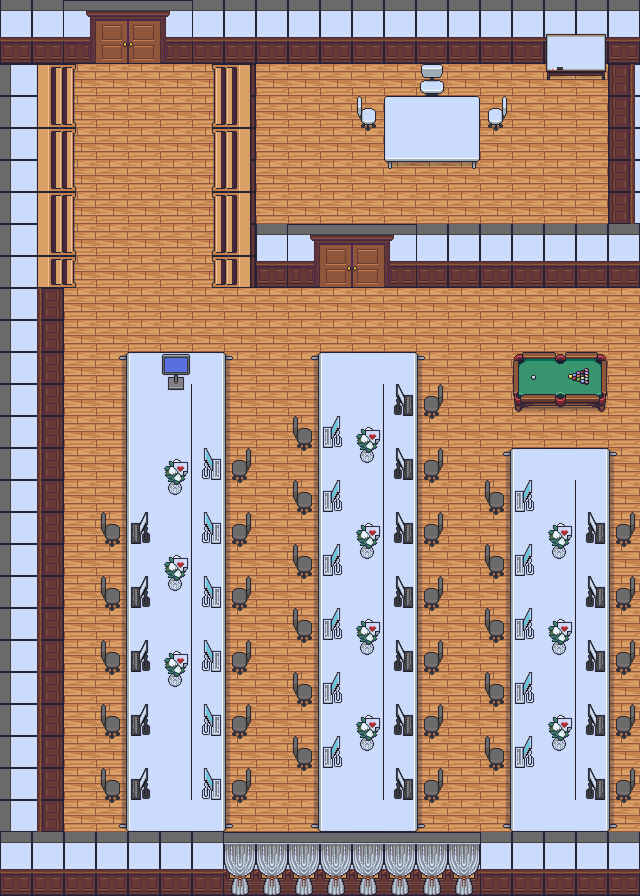

Below is a game level as drawn by its tile map, then a one-line description and the .tmx that defines it (tile-layer data replaced by summaries):
An orthogonal 20x28 tile map with 32x32 px tiles, 7 tile layers (Floor, Wall, LockDoor, Desk, ...), 2 tilesets.

<map version="1.8" tiledversion="1.8.5" orientation="orthogonal" renderorder="right-down" width="20" height="28" tilewidth="32" tileheight="32" infinite="0" nextlayerid="8" nextobjectid="1">
 <tileset firstgid="1" source="Icon.tsx" />
 <tileset firstgid="120" source="ImageIcon2.tsx" />
 <layer id="1" name="Floor" width="20" height="28">
  <data>[560 cells, 560 non-empty, 1 distinct tile ids]</data>
 </layer>
 <layer id="2" name="Wall" width="20" height="28">
  <data>[560 cells, 160 non-empty, 12 distinct tile ids]</data>
 </layer>
 <layer id="3" name="LockDoor" width="20" height="28">
  <data>[560 cells, 8 non-empty, 8 distinct tile ids]</data>
 </layer>
 <layer id="4" name="Desk" width="20" height="28">
  <data>[560 cells, 257 non-empty, 25 distinct tile ids]</data>
 </layer>
 <layer id="5" name="ItemsPutOnTheDesk" width="20" height="28">
  <data>[560 cells, 56 non-empty, 8 distinct tile ids]</data>
 </layer>
 <layer id="6" name="Chair" width="20" height="28">
  <data>[560 cells, 73 non-empty, 9 distinct tile ids]</data>
 </layer>
 <layer id="7" name="ItemPutOnWall" width="20" height="28">
  <data>[560 cells, 16 non-empty, 2 distinct tile ids]</data>
 </layer>
</map>